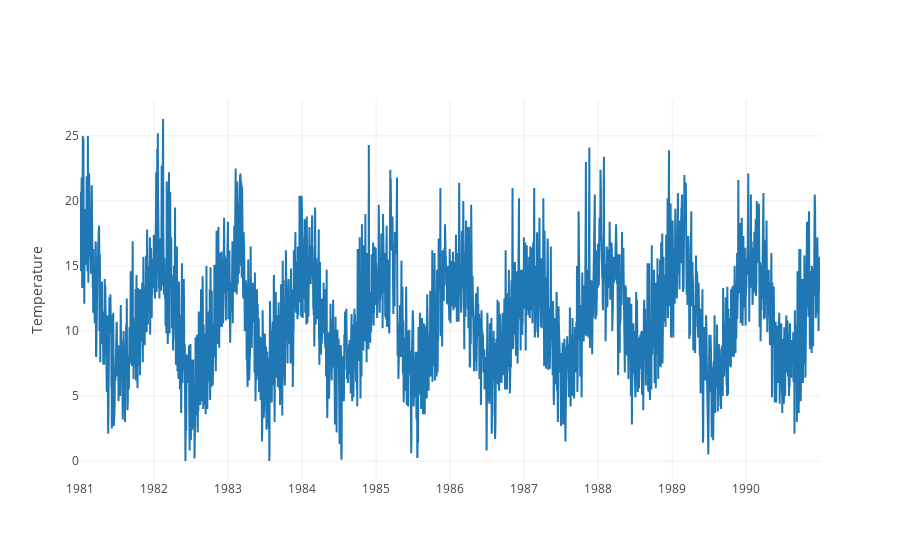

This figure's notebook cell:
### Code cell
def plot_ts(df):
    data = [
        go.Scatter(
            x=df.index,
            y=df["temp"]
        )
    ]
    layout = go.Layout(
        yaxis=dict(zeroline=False, title='Temperature')
    )
    iplot({"data": data, "layout": layout})
    
plot_ts(df)

### Figure 1 — Plotly figure (JSON) as saved in the notebook; plotly's stock layout.template omitted (floating-point values rounded to 4 significant figures; data arrays with more than 128 entries replaced by an {"elided": "..."} marker saying what was removed)
{"data": [{"type": "scatter", "x": {"elided": "3650 str values"}, "y": {"elided": "3650 float values"}}], "layout": {"yaxis": {"title": "Temperature", "zeroline": false}}}
